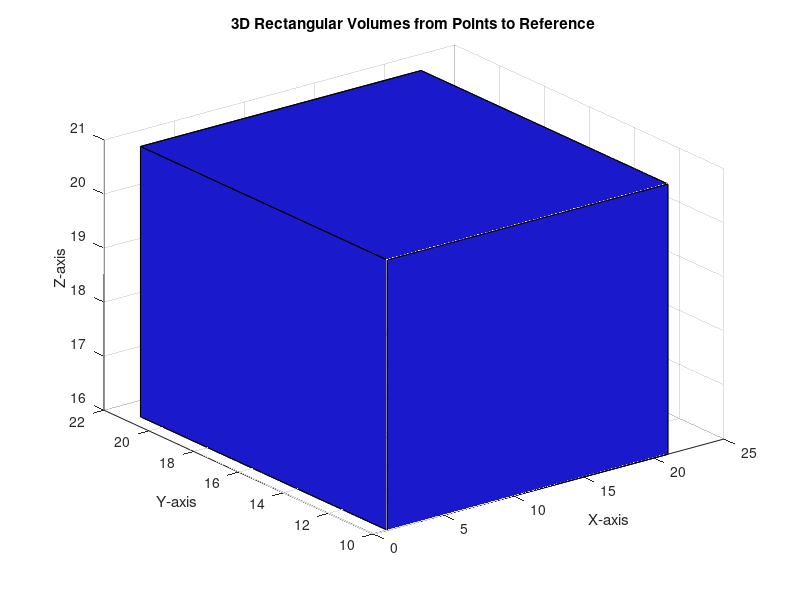

The MATLAB source for this figure: (Note: this script raises an error after producing the figure.)
% Define the points and the reference point
points = [
3 4 18; 
1 10 16; 
5 2 20; 
8 1 19;
4 5 19
];
reference = [21, 21, 21];

% Sort points by z-coordinate
[~, idx] = sort(points(:,3));
points = points(idx,:);

% Prepare the figure
figure;
hold on;
grid on;
xlabel('X-axis');
ylabel('Y-axis');
zlabel('Z-axis');
title('3D Rectangular Volumes from Points to Reference');

% Plot each point as a rectangular volume
for i = 1:size(points, 1)
    % Coordinates of the lower corner of the bar
    x0 = min(points(i, 1), reference(1));
    y0 = min(points(i, 2), reference(2));
    z0 = min(points(i, 3), reference(3));

    % Dimensions of the bar
    dx = abs(reference(1) - points(i, 1));
    dy = abs(reference(2) - points(i, 2));
    dz = abs(reference(3) - points(i, 3));

    % Draw the bar using vertices for each face
    % Front and back faces
    c1 = [0.1 0.1 0.8];
    fill3([x0, x0+dx, x0+dx, x0], [y0, y0, y0, y0], [z0, z0, z0+dz, z0+dz], c1);
    fill3([x0, x0+dx, x0+dx, x0], [y0+dy, y0+dy, y0+dy, y0+dy], [z0, z0, z0+dz, z0+dz], c1);
    % Left and right faces
    fill3([x0, x0, x0, x0], [y0, y0+dy, y0+dy, y0], [z0, z0, z0+dz, z0+dz], c1);
    fill3([x0+dx, x0+dx, x0+dx, x0+dx], [y0, y0+dy, y0+dy, y0], [z0, z0, z0+dz, z0+dz], c1);
    % Top and bottom faces
    fill3([x0, x0+dx, x0+dx, x0], [y0, y0, y0+dy, y0+dy], [z0+dz, z0+dz, z0+dz, z0+dz], c1);
    fill3([x0, x0+dx, x0+dx, x0], [y0, y0, y0+dy, y0+dy], [z0, z0, z0, z0], c1);
    alpha(0.5)
end

% Set the aspect ratio and limits for better visualization
axis equal;
xlim([0, 22]);
ylim([0, 22]);
zlim([0, 22]);
view(3);  % Set to 3D view

hold off;
